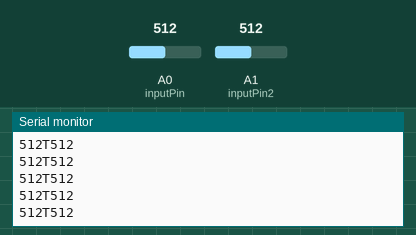
The sketch below on a simulated Arduino Uno, built with avr-gcc and run on an emulated ATmega328P. Parts: the last lines printed to the serial monitor. The inputs (shaded band) are chosen by the test bench; at power-on: A0 (inputPin) = 512, A1 (inputPin2) = 512.

Above: at 1.2 s.
1.3 s: A0 (inputPin) set to 716
At 1.31 s:
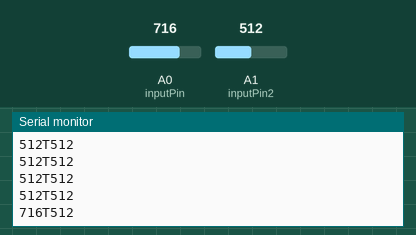
2.8 s: A1 (inputPin2) set to 716
At 2.82 s:
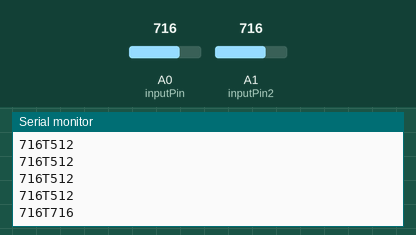
4.3 s: A0 (inputPin) set to 900
At 4.33 s:
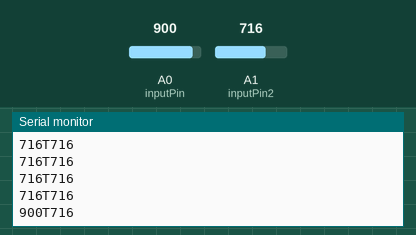
5.8 s: A1 (inputPin2) set to 900
At 5.84 s:
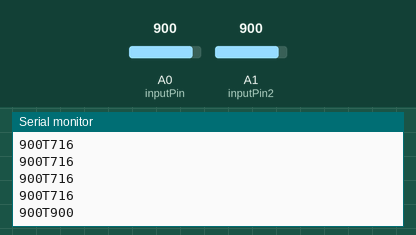
Timing chart, 0 to 8.3 s (numbered marks = the images above; inputs shaded):
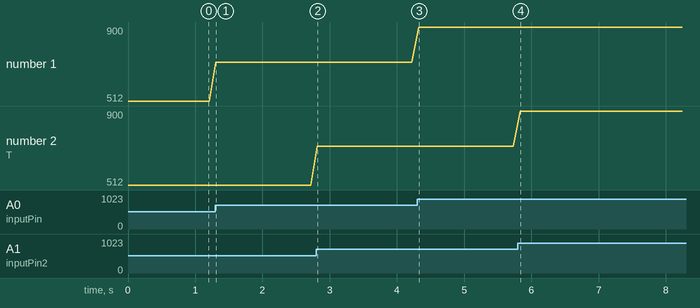

The sketch:

ArduinoDosPotenci.ino
```cpp
int sensorValue;
int sensorValue2;

int inputPin = A0;
int inputPin2 = A1;

void setup()
{
  Serial.begin(9600);
}

void loop()
{

  sensorValue = analogRead(inputPin);
  sensorValue2 = analogRead(inputPin2);

  //sensorValue = analogRead(inputPin)/4;
  //sensorValue2 = analogRead(inputPin2)/4;


  //imprimo el dato en consola DEC para poderlo ver yo, Byte para ke lo vea la makina, solo se imprime cuando no se este usando serial.write
 // Serial.println(sensorValue, DEC);
  //Serial.println(sensorValue2, DEC);

  Serial.print(sensorValue);
  Serial.print('T');
  Serial.print(sensorValue2);
  Serial.println();

  //cada 100 me envia el dato
  delay(100);
}
```

Measured:
- after the input at 1.3 s, the serial monitor: prints a new line at once (image 1)
- after the input at 2.8 s, the serial monitor: prints a new line at once (image 2)
- after the input at 4.3 s, the serial monitor: prints a new line at once (image 3)
- after the input at 5.8 s, the serial monitor: prints a new line at once (image 4)
- plotted number 1: 512 → 716 after the input at 1.3 s, 716 → 900 after the input at 4.3 s
